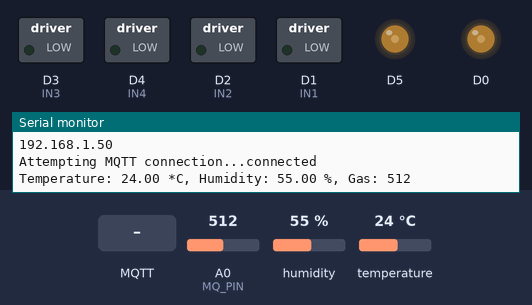
A sketch run on a simulated ESP8266 (NodeMCU). Parts: switched loads named in the sketch (green lamp = pin HIGH), output pins drawn as LEDs (lit = HIGH), the last lines printed to the serial monitor. The test bench sets the inputs (shaded band); at power-on: A0 (MQ_PIN) = 512, humidity 55 %, temperature 24 °C. WiFi joins after 1.5 s; servers stay silent unless stated; no MQTT or app messages arrive unless stated.

Above: at 2.7 s.
2.8 s: MQTT message "F" arrives on the first subscribed topic
At 7.2 s:
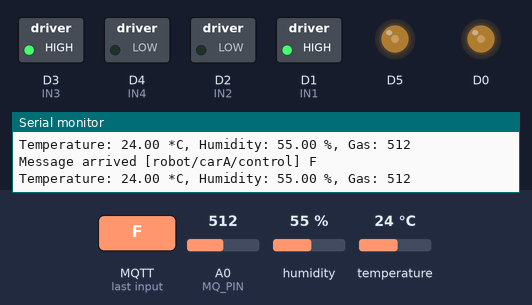
8.1 s: MQTT message "B" arrives on the first subscribed topic
At 12.0 s:
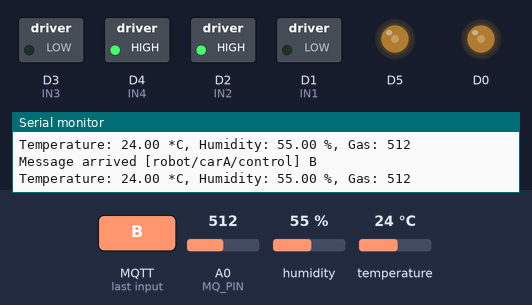
13.1 s: MQTT message "L" arrives on the first subscribed topic
At 17.8 s:
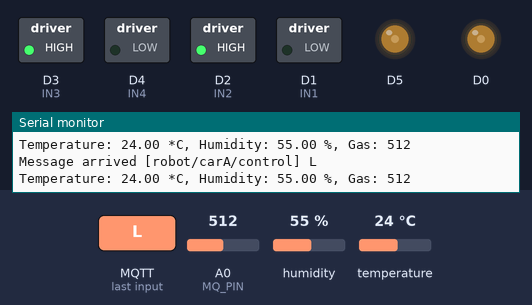
18.1 s: MQTT message "R" arrives on the first subscribed topic
At 22.7 s:
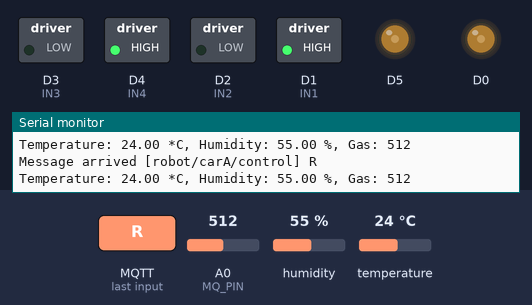
Timing chart, 0 to 24.1 s (numbered marks = the images above; inputs shaded):
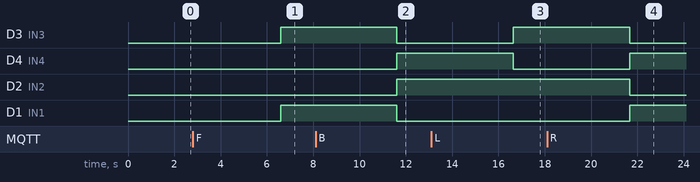

Measured:
- after the input at 2.8 s, D3 (IN3), D1 (IN1): LOW → HIGH after 3.8 s
- after the input at 8.1 s, D3 (IN3), D1 (IN1): HIGH → LOW after 3.5 s; D4 (IN4), D2 (IN2): LOW → HIGH after 3.5 s
- after the input at 13.1 s, D3 (IN3): LOW → HIGH after 3.5 s; D4 (IN4): HIGH → LOW after 3.5 s
- after the input at 18.1 s, D3 (IN3), D2 (IN2): HIGH → LOW after 3.6 s; D4 (IN4), D1 (IN1): LOW → HIGH after 3.6 s

The sketch:

Vehicle_A_Sensor.ino
```cpp
#include <ESP8266WiFi.h>
#include <PubSubClient.h>
#include <DHT.h>
// WiFi credentials
const char* ssid = "Vishal";
const char* password = "Vishal123";

// MQTT Broker details
const char* mqtt_server = "broker.hivemq.com"; // e.g., "broker.hivemq.com"
const int mqtt_port = 1883; // Default MQTT port
const char* mqtt_user = ""; // If authentication is required
const char* mqtt_password = ""; // If authentication is required

// MQTT Topics
const char* mqtt_topic_control = "robot/carA/control";
const char* mqtt_topic_temperature = "robot/carA/temperature";
const char* mqtt_topic_humidity = "robot/carA/humidity";
const char* mqtt_topic_gas = "robot/carA/gas"; // New topic for MQ sensor

// Motor pins
#define IN1 D1
#define IN2 D2
#define IN3 D3
#define IN4 D4

// MQ Sensor pin
#define MQ_PIN A0 // Analog pin for MQ sensor

// DHT Sensor pins and type
#define DHTPIN D6     // Pin where the DHT sensor is connected
#define DHTTYPE DHT11 // DHT 11

// Initialize DHT sensor
DHT dht(DHTPIN, DHTTYPE);

WiFiClient espClient;
PubSubClient client(espClient);

void setup_wifi() {
  delay(10);
  Serial.println();
  Serial.print("Connecting to ");
  Serial.println(ssid);

  WiFi.begin(ssid, password);

  while (WiFi.status() != WL_CONNECTED) {
    delay(500);
    Serial.print(".");
  }

  Serial.println("");
  Serial.println("WiFi connected");
  Serial.println("IP address: ");
  Serial.println(WiFi.localIP());
}

void callback(char* topic, byte* payload, unsigned int length) {
  Serial.print("Message arrived [");
  Serial.print(topic);
  Serial.print("] ");
  String message;
  for (int i = 0; i < length; i++) {
    message += (char)payload[i];
  }
  Serial.println(message);

  // Control the robot car based on the received message
  if (message == "F") {
    moveForward();
  } else if (message == "B") {
    moveBackward();
  } else if (message == "L") {
    turnLeft();
  } else if (message == "R") {
    turnRight();
  } else if (message == "S") {
    stopCar();
  }
}

void reconnect() {
  while (!client.connected()) {
    Serial.print("Attempting MQTT connection...");
    if (client.connect("NodeMCUClient", mqtt_user, mqtt_password)) {
      Serial.println("connected");
      client.subscribe(mqtt_topic_control);
    } else {
      Serial.print("failed, rc=");
      Serial.print(client.state());
      Serial.println(" try again in 5 seconds");
      delay(5000);
    }
  }
}

void setup() {
  // Initialize motor pins as output
  pinMode(IN1, OUTPUT);
  pinMode(IN2, OUTPUT);
  pinMode(IN3, OUTPUT);
  pinMode(IN4, OUTPUT);

  pinMode(D0, OUTPUT);
  pinMode(D5, OUTPUT);

  analogWrite(D0, 80);
  analogWrite(D5, 80);

  // Initialize DHT sensor
  dht.begin();

  // Initialize MQ sensor pin
  pinMode(MQ_PIN, INPUT);

  Serial.begin(115200);
  setup_wifi();
  client.setServer(mqtt_server, mqtt_port);
  client.setCallback(callback);
}

void loop() {
  if (!client.connected()) {
    reconnect();
  }
  client.loop();

  // Read temperature and humidity data
  float temperature = dht.readTemperature();
  float humidity = dht.readHumidity();

  // Read MQ sensor data
  int gasValue = analogRead(MQ_PIN);

  // Check if any reads failed and exit early (to try again).
  if (isnan(temperature) || isnan(humidity)) {
    Serial.println("Failed to read from DHT sensor!");
    return;
  }

  // Publish temperature, humidity, and gas data to MQTT topics
  char tempString[8];
  char humString[8];
  char gasString[8];
  dtostrf(temperature, 1, 2, tempString);
  dtostrf(humidity, 1, 2, humString);
  dtostrf(gasValue, 1, 2, gasString);

  client.publish(mqtt_topic_temperature, tempString);
  client.publish(mqtt_topic_humidity, humString);
  client.publish(mqtt_topic_gas, gasString);

  // Print data to Serial Monitor
  Serial.print("Temperature: ");
  Serial.print(temperature);
  Serial.print(" *C, Humidity: ");
  Serial.print(humidity);
  Serial.print(" %, Gas: ");
  Serial.println(gasValue);

  // Delay between readings
  delay(5000); // Adjust the delay as needed
}

// Motor control functions
void moveForward() {
  digitalWrite(IN1, HIGH);  // Motor A forward
  digitalWrite(IN2, LOW);
  digitalWrite(IN3, HIGH);  // Motor B forward
  digitalWrite(IN4, LOW);
}

void moveBackward() {
  digitalWrite(IN1, LOW);   // Motor A backward
  digitalWrite(IN2, HIGH);
  digitalWrite(IN3, LOW);   // Motor B backward
  digitalWrite(IN4, HIGH);
}

void turnLeft() {
  digitalWrite(IN1, LOW);   // Motor A stop or reverse
  digitalWrite(IN2, HIGH);
  digitalWrite(IN3, HIGH);  // Motor B forward
  digitalWrite(IN4, LOW);
}

void turnRight() {
  digitalWrite(IN1, HIGH);  // Motor A forward
  digitalWrite(IN2, LOW);
  digitalWrite(IN3, LOW);   // Motor B stop or reverse
  digitalWrite(IN4, HIGH);
}

void stopCar() {
  digitalWrite(IN1, LOW);
  digitalWrite(IN2, LOW);
  digitalWrite(IN3, LOW);
  digitalWrite(IN4, LOW);
}
```
